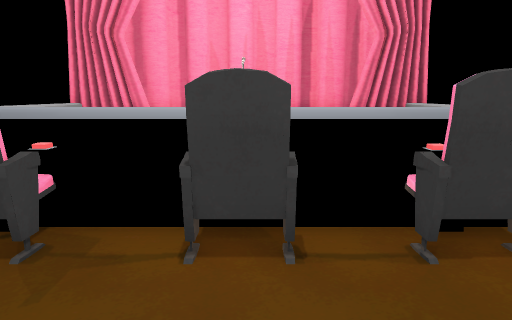
View 1 (above)

12 first-person views from a walk through a Unity game level. The camera is 1.3 m above the floor, tilts 10° down and sees 70° across. The floor is counted in squares, 1 m on a side. Each view is taken from the middle of a square. On the plan, view 1 faces up. The plan holds only what a view shows up to about 15 squares ahead; the rest is blank. Some animated figures are not drawn.

View 2
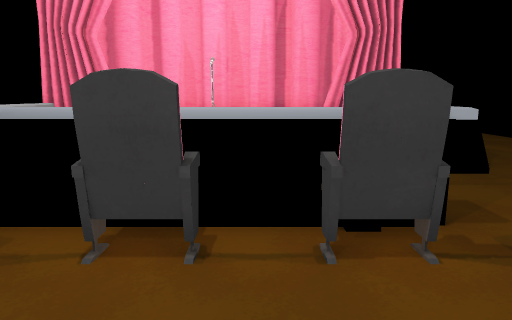

View 3
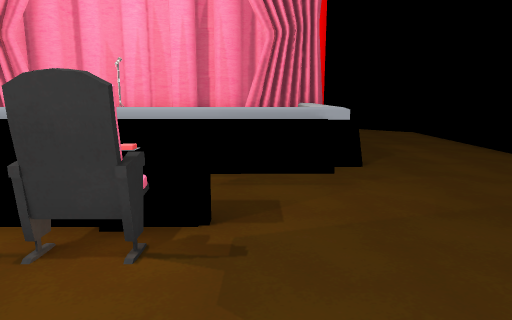

View 4
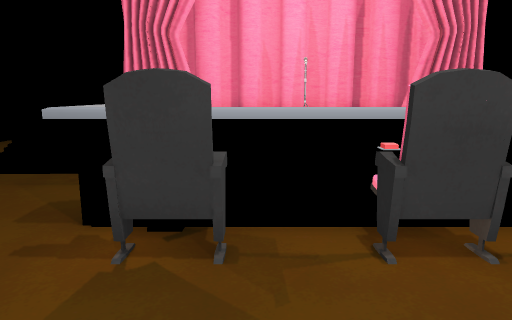

View 5
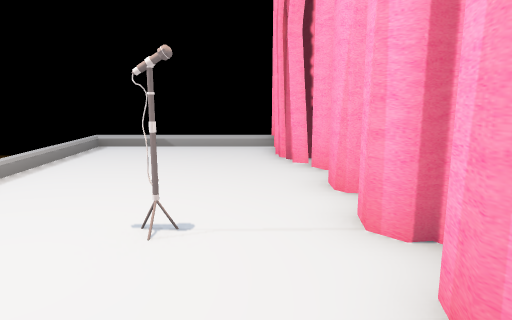

View 6
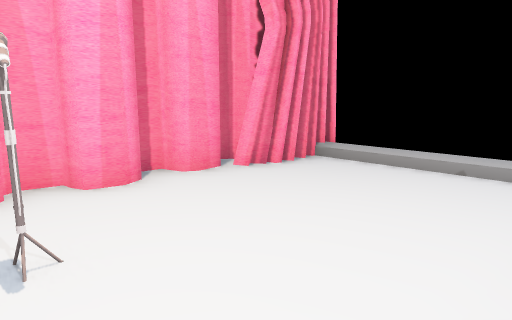

View 7
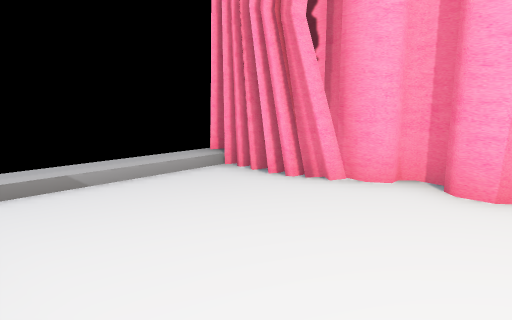

View 8
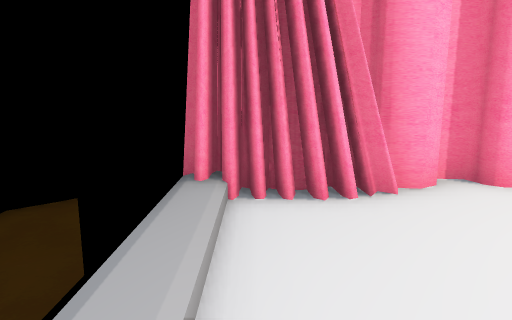

View 9
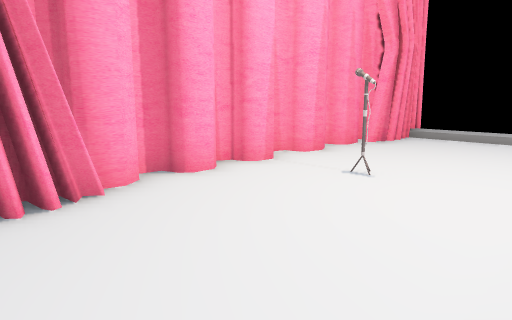

View 10
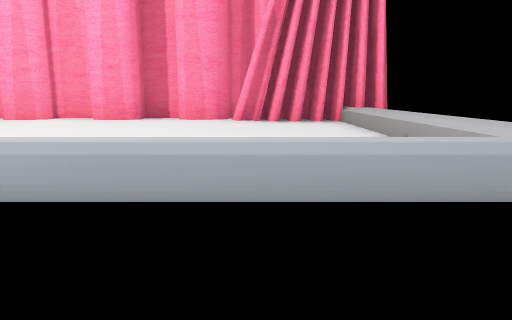

View 11
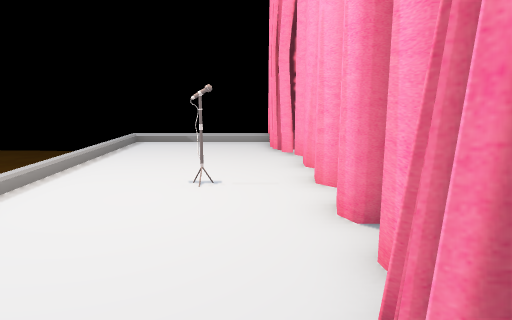

View 12
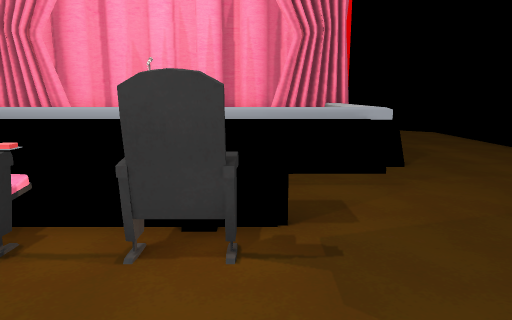

### Floor plan
Key: @ floor where view 1 was taken; # wall or solid block; . main floor; - floor 0.25 m lower than the main floor; : floor 1 m higher than the main floor; / step, stairs or slope; ^ raised ledge; O other object.
Columns run from 12 left of view 1 to 12 right of it. Each row starts with its distance up from view 1.
 16  ---
 15  --- ############    ---
 14   ---####:####:#####----#
 13 #----#::::::::::::/#----#
 12 #    /::::::#:::::/-----#
 11 #    /::::::::::::/-----
 10 #    /::::::::::::/.....
  9 #    //////////////....
  8 #     /         //.....
  7 #    ///       ///....
  6 #    ...       .......
  5 #     ..^O^^O O^.....
  4    ..  .^OOOO^OO....
  3    ..  ..O..O.O.....
  2         ...........
  1
  0           / @/ //

Where each view was taken, in squares from view 1:
view 1: 0 up, 0 right, facing up
view 2: 0 up, 1 right, facing up
view 3: 0 up, 4 right, facing up
view 4: 0 up, 2 left, facing up
view 5: 13 up, 3 right, facing left
view 6: 9 up, 1 left, facing up-right
view 7: 9 up, 1 left, facing up-left
view 8: 9 up, 6 left, facing up
view 9: 9 up, 6 left, facing up-right
view 10: 7 up, 4 right, facing up
view 11: 13 up, 6 right, facing left
view 12: 0 up, 3 right, facing up
